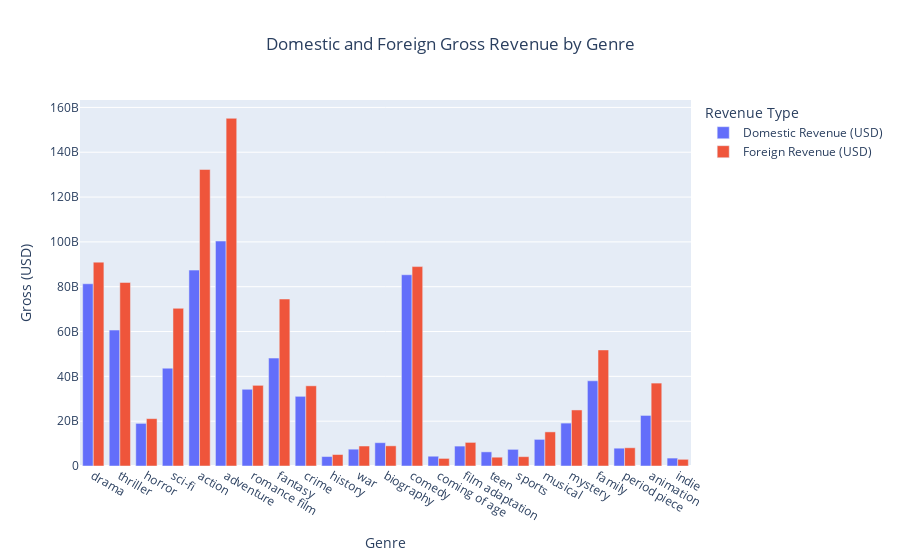

The notebook cell this image was saved under:
### Code cell
df_genre['Genres'].unique() 
genre_gross = {genre: {'Domestic(USD)_Inflated': 0, 'Foreign(USD)_Inflated': 0} for genre in df_genre['Genres'].unique()}
fig_gross = create_genre_gross_plot(df, df_genre)

### Figure 1 — Plotly figure (JSON) as saved in the notebook; plotly's stock layout.template omitted (floating-point values rounded to 4 significant figures)
{"data": [{"alignmentgroup": "True", "hovertemplate": "Revenue Type=Domestic Revenue (USD)<br>Genre=%{x}<br>Gross (USD)=%{y}<extra></extra>", "legendgroup": "Domestic Revenue (USD)", "marker": {"color": "#636efa", "pattern": {"shape": ""}}, "name": "Domestic Revenue (USD)", "offsetgroup": "Domestic Revenue (USD)", "orientation": "v", "showlegend": true, "textposition": "auto", "type": "bar", "x": ["drama", "thriller", "horror", "sci-fi", "action", "adventure", "romance film", "fantasy", "crime", "history", "war", "biography", "comedy", "coming of age", "film adaptation", "teen", "sports", "musical", "mystery", "family", "period piece", "animation", "indie"], "xaxis": "x", "y": [81310000000.0, 60650000000.0, 19010000000.0, 43640000000.0, 87400000000.0, 100400000000.0, 34240000000.0, 48150000000.0, 31090000000.0, 4221000000.0, 7505000000.0, 10410000000.0, 85330000000.0, 4364000000.0, 8885000000.0, 6309000000.0, 7425000000.0, 11880000000.0, 19140000000.0, 38020000000.0, 7945000000.0, 22560000000.0, 3536000000.0], "yaxis": "y"}, {"alignmentgroup": "True", "hovertemplate": "Revenue Type=Foreign Revenue (USD)<br>Genre=%{x}<br>Gross (USD)=%{y}<extra></extra>", "legendgroup": "Foreign Revenue (USD)", "marker": {"color": "#EF553B", "pattern": {"shape": ""}}, "name": "Foreign Revenue (USD)", "offsetgroup": "Foreign Revenue (USD)", "orientation": "v", "showlegend": true, "textposition": "auto", "type": "bar", "x": ["drama", "thriller", "horror", "sci-fi", "action", "adventure", "romance film", "fantasy", "crime", "history", "war", "biography", "comedy", "coming of age", "film adaptation", "teen", "sports", "musical", "mystery", "family", "period piece", "animation", "indie"], "xaxis": "x", "y": [90960000000.0, 81900000000.0, 21130000000.0, 70360000000.0, 132300000000.0, 155100000000.0, 35990000000.0, 74500000000.0, 35780000000.0, 5119000000.0, 8916000000.0, 9004000000.0, 88980000000.0, 3386000000.0, 10530000000.0, 3930000000.0, 4168000000.0, 15220000000.0, 25010000000.0, 51780000000.0, 8136000000.0, 36990000000.0, 2986000000.0], "yaxis": "y"}], "layout": {"barmode": "group", "legend": {"title": {"text": "Revenue Type"}, "tracegroupgap": 0}, "title": {"text": "Domestic and Foreign Gross Revenue by Genre", "x": 0.5}, "xaxis": {"anchor": "y", "domain": [0, 1], "title": {"text": "Genre"}}, "yaxis": {"anchor": "x", "domain": [0, 1], "title": {"text": "Gross (USD)"}}}}
